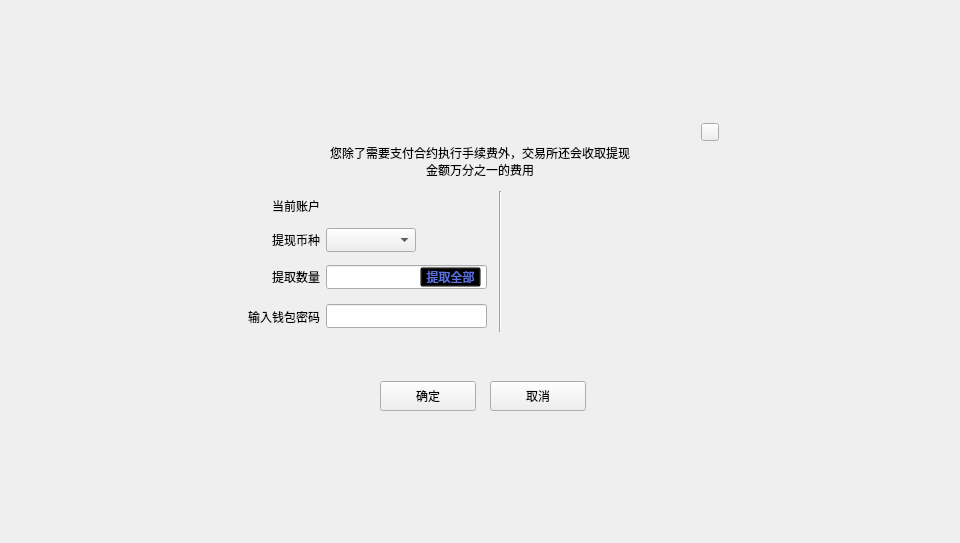
<?xml version="1.0" encoding="UTF-8"?>
<ui version="4.0">
 <class>WithdrawExchangeContractDialog</class>
 <widget class="QDialog" name="WithdrawExchangeContractDialog">
  <property name="geometry">
   <rect>
    <x>0</x>
    <y>0</y>
    <width>960</width>
    <height>543</height>
   </rect>
  </property>
  <property name="windowTitle">
   <string>Dialog</string>
  </property>
  <widget class="QWidget" name="widget" native="true">
   <property name="geometry">
    <rect>
     <x>0</x>
     <y>0</y>
     <width>960</width>
     <height>543</height>
    </rect>
   </property>
   <property name="font">
    <font>
     <family>微软雅黑</family>
    </font>
   </property>
   <widget class="QWidget" name="containerWidget" native="true">
    <property name="geometry">
     <rect>
      <x>230</x>
      <y>111</y>
      <width>500</width>
      <height>320</height>
     </rect>
    </property>
    <widget class="QToolButton" name="cancelBtn">
     <property name="geometry">
      <rect>
       <x>260</x>
       <y>270</y>
       <width>96</width>
       <height>30</height>
      </rect>
     </property>
     <property name="cursor">
      <cursorShape>PointingHandCursor</cursorShape>
     </property>
     <property name="styleSheet">
      <string notr="true"/>
     </property>
     <property name="text">
      <string>取消</string>
     </property>
    </widget>
    <widget class="QToolButton" name="okBtn">
     <property name="geometry">
      <rect>
       <x>150</x>
       <y>270</y>
       <width>96</width>
       <height>30</height>
      </rect>
     </property>
     <property name="cursor">
      <cursorShape>PointingHandCursor</cursorShape>
     </property>
     <property name="styleSheet">
      <string notr="true"/>
     </property>
     <property name="text">
      <string>确定</string>
     </property>
    </widget>
    <widget class="QLabel" name="label">
     <property name="geometry">
      <rect>
       <x>0</x>
       <y>148</y>
       <width>90</width>
       <height>36</height>
      </rect>
     </property>
     <property name="text">
      <string>提取数量</string>
     </property>
     <property name="alignment">
      <set>Qt::AlignRight|Qt::AlignTrailing|Qt::AlignVCenter</set>
     </property>
     <property name="wordWrap">
      <bool>true</bool>
     </property>
    </widget>
    <widget class="QLineEdit" name="amountLineEdit">
     <property name="geometry">
      <rect>
       <x>96</x>
       <y>154</y>
       <width>161</width>
       <height>24</height>
      </rect>
     </property>
    </widget>
    <widget class="QToolButton" name="withdrawAllBtn">
     <property name="geometry">
      <rect>
       <x>190</x>
       <y>156</y>
       <width>61</width>
       <height>20</height>
      </rect>
     </property>
     <property name="cursor">
      <cursorShape>PointingHandCursor</cursorShape>
     </property>
     <property name="styleSheet">
      <string notr="true">background:transparent;
color: rgb(90,115,227);
font: 11px &quot;微软雅黑&quot;;</string>
     </property>
     <property name="text">
      <string>提取全部</string>
     </property>
    </widget>
    <widget class="QLabel" name="label_2">
     <property name="geometry">
      <rect>
       <x>0</x>
       <y>188</y>
       <width>90</width>
       <height>36</height>
      </rect>
     </property>
     <property name="text">
      <string>输入钱包密码</string>
     </property>
     <property name="alignment">
      <set>Qt::AlignRight|Qt::AlignTrailing|Qt::AlignVCenter</set>
     </property>
     <property name="wordWrap">
      <bool>true</bool>
     </property>
    </widget>
    <widget class="QLineEdit" name="pwdLineEdit">
     <property name="geometry">
      <rect>
       <x>96</x>
       <y>193</y>
       <width>161</width>
       <height>24</height>
      </rect>
     </property>
     <property name="echoMode">
      <enum>QLineEdit::Password</enum>
     </property>
    </widget>
    <widget class="QLabel" name="label_4">
     <property name="geometry">
      <rect>
       <x>0</x>
       <y>77</y>
       <width>90</width>
       <height>36</height>
      </rect>
     </property>
     <property name="text">
      <string>当前账户</string>
     </property>
     <property name="alignment">
      <set>Qt::AlignRight|Qt::AlignTrailing|Qt::AlignVCenter</set>
     </property>
     <property name="wordWrap">
      <bool>true</bool>
     </property>
    </widget>
    <widget class="QLabel" name="label_5">
     <property name="geometry">
      <rect>
       <x>0</x>
       <y>111</y>
       <width>90</width>
       <height>36</height>
      </rect>
     </property>
     <property name="text">
      <string>提现币种</string>
     </property>
     <property name="alignment">
      <set>Qt::AlignRight|Qt::AlignTrailing|Qt::AlignVCenter</set>
     </property>
     <property name="wordWrap">
      <bool>true</bool>
     </property>
    </widget>
    <widget class="QComboBox" name="assetComboBox">
     <property name="geometry">
      <rect>
       <x>96</x>
       <y>117</y>
       <width>90</width>
       <height>24</height>
      </rect>
     </property>
     <property name="font">
      <font>
       <family>微软雅黑</family>
       <weight>50</weight>
       <bold>false</bold>
      </font>
     </property>
     <property name="focusPolicy">
      <enum>Qt::NoFocus</enum>
     </property>
     <property name="styleSheet">
      <string notr="true"/>
     </property>
    </widget>
    <widget class="QLabel" name="accountNameLabel">
     <property name="geometry">
      <rect>
       <x>96</x>
       <y>83</y>
       <width>120</width>
       <height>24</height>
      </rect>
     </property>
     <property name="text">
      <string/>
     </property>
    </widget>
    <widget class="QLabel" name="tipLabel">
     <property name="geometry">
      <rect>
       <x>98</x>
       <y>230</y>
       <width>161</width>
       <height>20</height>
      </rect>
     </property>
     <property name="text">
      <string/>
     </property>
    </widget>
    <widget class="QToolButton" name="closeBtn">
     <property name="geometry">
      <rect>
       <x>471</x>
       <y>12</y>
       <width>18</width>
       <height>18</height>
      </rect>
     </property>
     <property name="cursor">
      <cursorShape>PointingHandCursor</cursorShape>
     </property>
     <property name="focusPolicy">
      <enum>Qt::NoFocus</enum>
     </property>
     <property name="styleSheet">
      <string notr="true"/>
     </property>
     <property name="text">
      <string/>
     </property>
    </widget>
    <widget class="QStackedWidget" name="stackedWidget">
     <property name="geometry">
      <rect>
       <x>286</x>
       <y>80</y>
       <width>181</width>
       <height>145</height>
      </rect>
     </property>
    </widget>
    <widget class="Line" name="line">
     <property name="geometry">
      <rect>
       <x>260</x>
       <y>80</y>
       <width>20</width>
       <height>141</height>
      </rect>
     </property>
     <property name="orientation">
      <enum>Qt::Vertical</enum>
     </property>
    </widget>
    <widget class="QLabel" name="exchangeTipLabel">
     <property name="geometry">
      <rect>
       <x>100</x>
       <y>30</y>
       <width>300</width>
       <height>40</height>
      </rect>
     </property>
     <property name="styleSheet">
      <string notr="true">font: 11px &quot;微软雅黑&quot;;</string>
     </property>
     <property name="text">
      <string>您除了需要支付合约执行手续费外，交易所还会收取提现金额万分之一的费用</string>
     </property>
     <property name="alignment">
      <set>Qt::AlignCenter</set>
     </property>
     <property name="wordWrap">
      <bool>true</bool>
     </property>
    </widget>
   </widget>
  </widget>
 </widget>
 <resources/>
 <connections/>
</ui>
